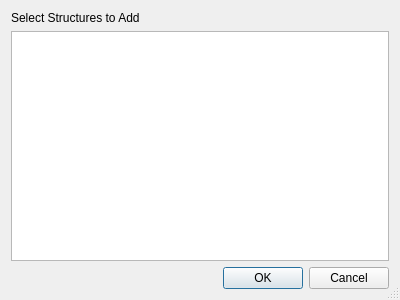
<?xml version="1.0" encoding="UTF-8"?>
<ui version="4.0">
 <class>AddSegmented</class>
 <widget class="QDialog" name="AddSegmented">
  <property name="windowModality">
   <enum>Qt::ApplicationModal</enum>
  </property>
  <property name="geometry">
   <rect>
    <x>0</x>
    <y>0</y>
    <width>400</width>
    <height>300</height>
   </rect>
  </property>
  <property name="windowTitle">
   <string>Add structures</string>
  </property>
  <property name="sizeGripEnabled">
   <bool>true</bool>
  </property>
  <property name="modal">
   <bool>true</bool>
  </property>
  <layout class="QVBoxLayout" name="verticalLayout">
   <item>
    <widget class="QLabel" name="label">
     <property name="text">
      <string>Select Structures to Add</string>
     </property>
    </widget>
   </item>
   <item>
    <widget class="QTreeView" name="treeView">
     <property name="alternatingRowColors">
      <bool>true</bool>
     </property>
     <attribute name="headerVisible">
      <bool>false</bool>
     </attribute>
    </widget>
   </item>
   <item>
    <widget class="QDialogButtonBox" name="dialogButtonBox">
     <property name="orientation">
      <enum>Qt::Horizontal</enum>
     </property>
     <property name="standardButtons">
      <set>QDialogButtonBox::Cancel|QDialogButtonBox::Ok</set>
     </property>
    </widget>
   </item>
  </layout>
 </widget>
 <resources/>
 <connections>
  <connection>
   <sender>dialogButtonBox</sender>
   <signal>accepted()</signal>
   <receiver>AddSegmented</receiver>
   <slot>accept()</slot>
   <hints>
    <hint type="sourcelabel">
     <x>248</x>
     <y>254</y>
    </hint>
    <hint type="destinationlabel">
     <x>157</x>
     <y>274</y>
    </hint>
   </hints>
  </connection>
  <connection>
   <sender>dialogButtonBox</sender>
   <signal>rejected()</signal>
   <receiver>AddSegmented</receiver>
   <slot>reject()</slot>
   <hints>
    <hint type="sourcelabel">
     <x>316</x>
     <y>260</y>
    </hint>
    <hint type="destinationlabel">
     <x>286</x>
     <y>274</y>
    </hint>
   </hints>
  </connection>
 </connections>
</ui>
